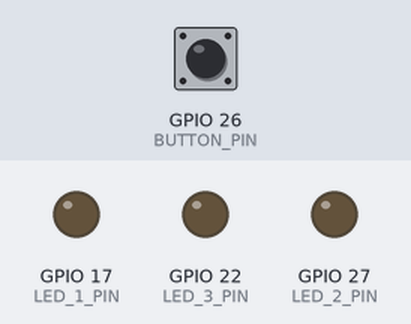
Bench run of a program on a simulated Raspberry Pi (BCM pin numbers). Shown: output pins drawn as LEDs (lit = HIGH). The test bench sets the inputs (shaded band); at power-on: GPIO 26 (BUTTON_PIN) LOW.

Above: at 1.2 s.
1.3 s: GPIO 26 (BUTTON_PIN) pulled HIGH for 0.15 s
At 2.5 s:
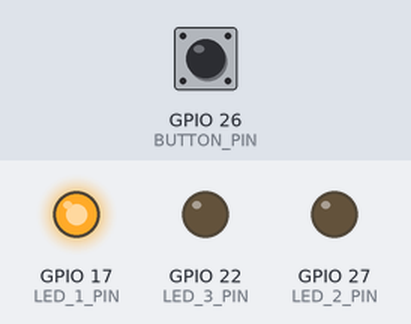
2.9 s: GPIO 26 (BUTTON_PIN) pulled HIGH for 1 s
At 3.8 s:
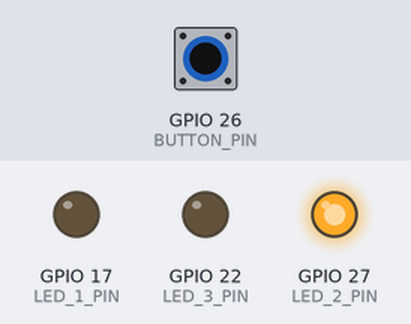
5.4 s: GPIO 26 (BUTTON_PIN) pulled HIGH for 0.15 s
At 5.8 s:
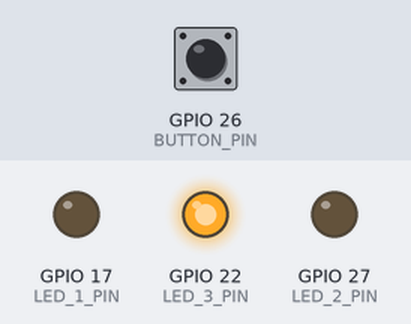
7.0 s: GPIO 26 (BUTTON_PIN) pulled HIGH for 3.2 s
At 8.2 s:
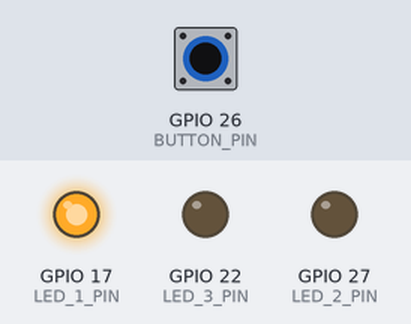
Timing chart, 0 to 10.0 s (numbered marks = the images above; inputs shaded):
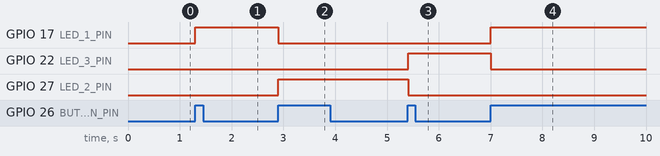

Measured:
- after the input at 1.3 s, GPIO 17 (LED_1_PIN): LOW → HIGH at once
- after the input at 2.9 s, GPIO 17 (LED_1_PIN): HIGH → LOW at once; GPIO 27 (LED_2_PIN): LOW → HIGH at once
- after the input at 5.4 s, GPIO 22 (LED_3_PIN): LOW → HIGH at once; GPIO 27 (LED_2_PIN): HIGH → LOW at once
- after the input at 7.0 s, GPIO 17 (LED_1_PIN): LOW → HIGH at once; GPIO 22 (LED_3_PIN): HIGH → LOW at once

The program:

activity_6.py
```python
import RPi.GPIO as GPIO
import time

LED_1_PIN = 17
LED_2_PIN = 27
LED_3_PIN = 22
BUTTON_PIN = 26

GPIO.setmode(GPIO.BCM)
GPIO.setup(LED_1_PIN, GPIO.OUT)
GPIO.setup(LED_2_PIN, GPIO.OUT)
GPIO.setup(LED_3_PIN, GPIO.OUT)
GPIO.setup(BUTTON_PIN, GPIO.IN)

GPIO.output(LED_1_PIN, GPIO.LOW)
GPIO.output(LED_2_PIN, GPIO.LOW)
GPIO.output(LED_3_PIN, GPIO.LOW)

previous_button_state = GPIO.input(BUTTON_PIN)
led_index = 0

while True:
    time.sleep(0.01)
    button_state = GPIO.input(BUTTON_PIN)
    if button_state != previous_button_state:
        previous_button_state = button_state
        if button_state == GPIO.HIGH:
            if led_index == 0:
                GPIO.output(LED_1_PIN, GPIO.HIGH)
                GPIO.output(LED_2_PIN, GPIO.LOW)
                GPIO.output(LED_3_PIN, GPIO.LOW)
                led_index = 1
            elif led_index == 1:
                GPIO.output(LED_1_PIN, GPIO.LOW)
                GPIO.output(LED_2_PIN, GPIO.HIGH)
                GPIO.output(LED_3_PIN, GPIO.LOW)
                led_index = 2
            else:
                GPIO.output(LED_1_PIN, GPIO.LOW)
                GPIO.output(LED_2_PIN, GPIO.LOW)
                GPIO.output(LED_3_PIN, GPIO.HIGH)
                led_index = 0

GPIO.cleanup()
```
